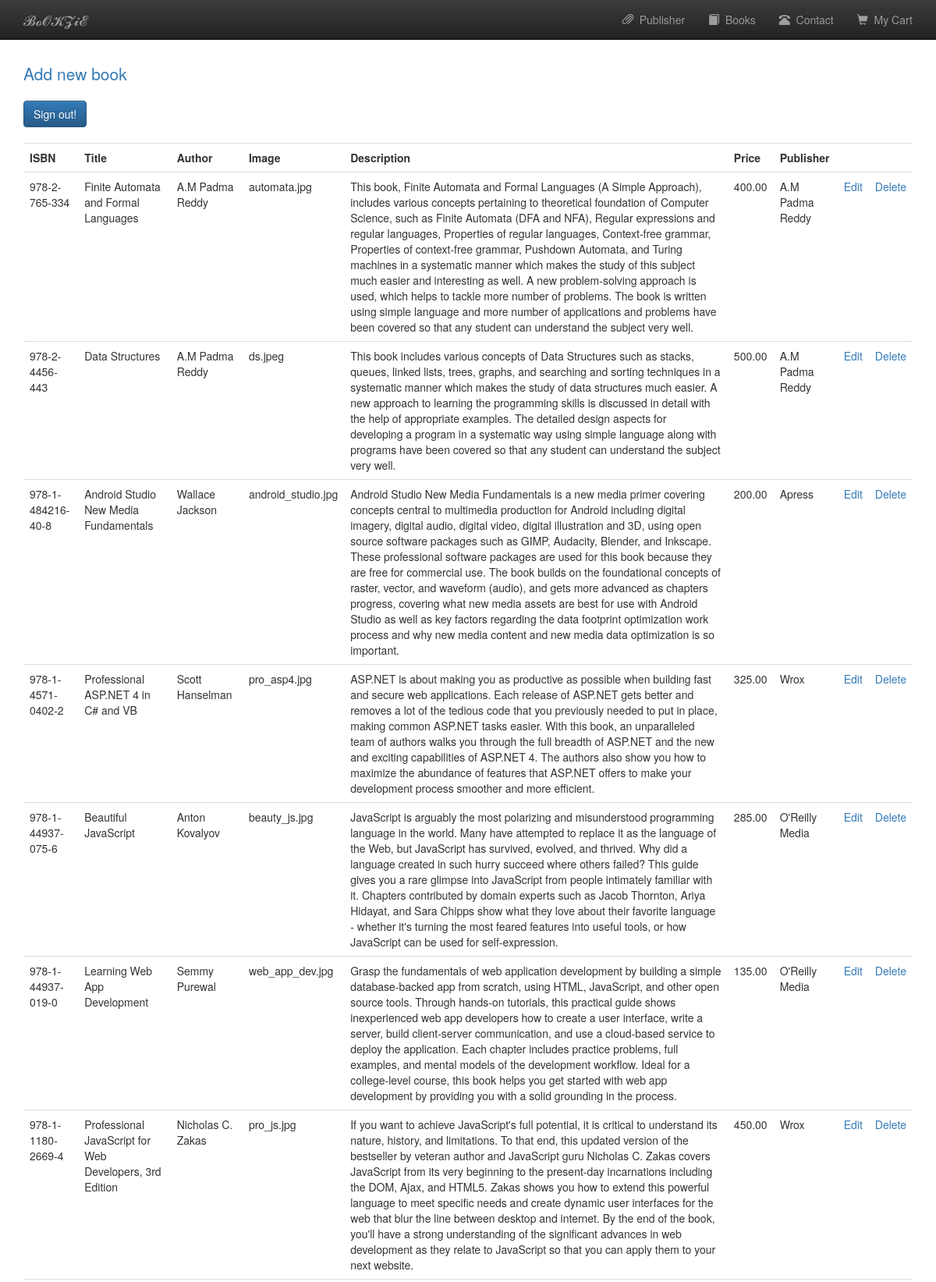
Screenshot of /admin_book.php (signed in, upper part) with the database file from the repository.
### tables this page shows
CREATE TABLE `books` (
  `book_isbn` varchar(20) NOT NULL,
  `book_title` varchar(60) DEFAULT NULL,
  `book_author` varchar(60) DEFAULT NULL,
  `book_image` varchar(40) DEFAULT NULL,
  `book_descr` text,
  `book_price` decimal(6,2) NOT NULL,
  `publisherid` int(10) UNSIGNED NOT NULL
);

CREATE TABLE `publisher` (
  `publisherid` int(10) UNSIGNED NOT NULL,
  `publisher_name` varchar(60) NOT NULL
);

### functions/database_functions.php (called while the page is built, shortened)
<?php
	function getPubName($conn, $pubid){
		$query = "SELECT publisher_name FROM publisher WHERE publisherid = '$pubid'";
		$result = mysqli_query($conn, $query);
		$row = mysqli_fetch_assoc($result);
		return $row['publisher_name'];
	}
	function getAll($conn){
		$query = "SELECT * from books ORDER BY book_isbn DESC";
		$result = mysqli_query($conn, $query);
		return $result;
	}
?>

### admin_book.php (the view, shortened to what this page needs)
<?php
	require_once "./template/header.php";
	require_once "./functions/database_functions.php";
	$conn = db_connect();
	$result = getAll($conn);
?>
	<p class="lead"><a href="admin_add.php">Add new book</a></p>
	<a href="admin_signout.php" class="btn btn-primary">Sign out!</a>
	<table class="table" style="margin-top: 20px">
		<tr>
			<th>ISBN</th>
			<th>Title</th>
			<th>Author</th>
			<th>Image</th>
			<th>Description</th>
			<th>Price</th>
			<th>Publisher</th>
			<th>&nbsp;</th>
			<th>&nbsp;</th>
		</tr>
		<?php while($row = mysqli_fetch_assoc($result)){ ?>
		<tr>
			<td><?php echo $row['book_isbn']; ?></td>
			<td><?php echo $row['book_title']; ?></td>
			<td><?php echo $row['book_author']; ?></td>
			<td><?php echo $row['book_image']; ?></td>
			<td><?php echo $row['book_descr']; ?></td>
			<td><?php echo $row['book_price']; ?></td>
			<td><?php echo getPubName($conn, $row['publisherid']); ?></td>
			<td><a href="admin_edit.php?bookisbn=<?php echo $row['book_isbn']; ?>">Edit</a></td>
			<td><a href="admin_delete.php?bookisbn=<?php echo $row['book_isbn']; ?>">Delete</a></td>
		</tr>
		<?php } ?>
	</table>
<?php
	require_once "./template/footer.php";
?>

### rows the page displays
books: book_isbn "978-2-765-334", book_title "Finite Automata and Formal Languages", book_author "A.M Padma Reddy", book_image "automata.jpg", book_descr "This book, Finite Automata and Formal Languages (A Simple Approach), includes various concepts pertaining to theoretical foundation of Computer Science, such as Finite Automata (DFA and NFA), Regular expressions and regular languages, Properties of regular languages, Context-free grammar, Properties of context-free grammar, Pushdown Automata, and Turing machines in a systematic manner which makes the study of this subject much easier and interesting as well. A new problem-solving approach is used, which helps to tackle more number of problems. The book is written using simple language and more number of applications and problems have been covered so that any student can understand the…", book_price "400.00", publisherid.publisher_name "A.M Padma Reddy"
books: book_isbn "978-2-4456-443", book_title "Data Structures", book_author "A.M Padma Reddy", book_image "ds.jpeg", book_descr "This book includes various concepts of Data Structures such as stacks, queues, linked lists, trees, graphs, and searching and sorting techniques in a systematic manner which makes the study of data structures much easier. A new approach to learning the programming skills is discussed in detail with the help of appropriate examples. The detailed design aspects for developing a program in a systematic way using simple language along with programs have been covered so that any student can understand the subject very well.", book_price "500.00", publisherid.publisher_name "A.M Padma Reddy"
books: book_isbn "978-1-484216-40-8", book_title "Android Studio New Media Fundamentals", book_author "Wallace Jackson", book_image "android_studio.jpg", book_descr "Android Studio New Media Fundamentals is a new media primer covering concepts central to multimedia production for Android including digital imagery, digital audio, digital video, digital illustration and 3D, using open source software packages such as GIMP, Audacity, Blender, and Inkscape. These professional software packages are used for this book because they are free for commercial use. The book builds on the foundational concepts of raster, vector, and waveform (audio), and gets more advanced as chapters progress, covering what new media assets are best for use with Android Studio as well as key factors regarding the data footprint optimization work process and why new media content…", book_price "200.00", publisherid.publisher_name "Apress"
books: book_isbn "978-1-4571-0402-2", book_title "Professional ASP.NET 4 in C# and VB", book_author "Scott Hanselman", book_image "pro_asp4.jpg", book_descr "ASP.NET is about making you as productive as possible when building fast and secure web applications. Each release of ASP.NET gets better and removes a lot of the tedious code that you previously needed to put in place, making common ASP.NET tasks easier. With this book, an unparalleled team of authors walks you through the full breadth of ASP.NET and the new and exciting capabilities of ASP.NET 4. The authors also show you how to maximize the abundance of features that ASP.NET offers to make your development process smoother and more efficient.", book_price "325.00", publisherid.publisher_name "Wrox"
books: book_isbn "978-1-44937-075-6", book_title "Beautiful JavaScript", book_author "Anton Kovalyov", book_image "beauty_js.jpg", book_descr "JavaScript is arguably the most polarizing and misunderstood programming language in the world. Many have attempted to replace it as the language of the Web, but JavaScript has survived, evolved, and thrived. Why did a language created in such hurry succeed where others failed? This guide gives you a rare glimpse into JavaScript from people intimately familiar with it. Chapters contributed by domain experts such as Jacob Thornton, Ariya Hidayat, and Sara Chipps show what they love about their favorite language - whether it's turning the most feared features into useful tools, or how JavaScript can be used for self-expression.", book_price "285.00", publisherid.publisher_name "O'Reilly Media"
books: book_isbn "978-1-44937-019-0", book_title "Learning Web App Development", book_author "Semmy Purewal", book_image "web_app_dev.jpg", book_descr "Grasp the fundamentals of web application development by building a simple database-backed app from scratch, using HTML, JavaScript, and other open source tools. Through hands-on tutorials, this practical guide shows inexperienced web app developers how to create a user interface, write a server, build client-server communication, and use a cloud-based service to deploy the application. Each chapter includes practice problems, full examples, and mental models of the development workflow. Ideal for a college-level course, this book helps you get started with web app development by providing you with a solid grounding in the process.", book_price "135.00", publisherid.publisher_name "O'Reilly Media"
books: book_isbn "978-1-1180-2669-4", book_title "Professional JavaScript for Web Developers, 3rd Edition", book_author "Nicholas C. Zakas", book_image "pro_js.jpg", book_descr "If you want to achieve JavaScript's full potential, it is critical to understand its nature, history, and limitations. To that end, this updated version of the bestseller by veteran author and JavaScript guru Nicholas C. Zakas covers JavaScript from its very beginning to the present-day incarnations including the DOM, Ajax, and HTML5. Zakas shows you how to extend this powerful language to meet specific needs and create dynamic user interfaces for the web that blur the line between desktop and internet. By the end of the book, you'll have a strong understanding of the significant advances in web development as they relate to JavaScript so that you can apply them to your next website.", book_price "450.00", publisherid.publisher_name "Wrox"
